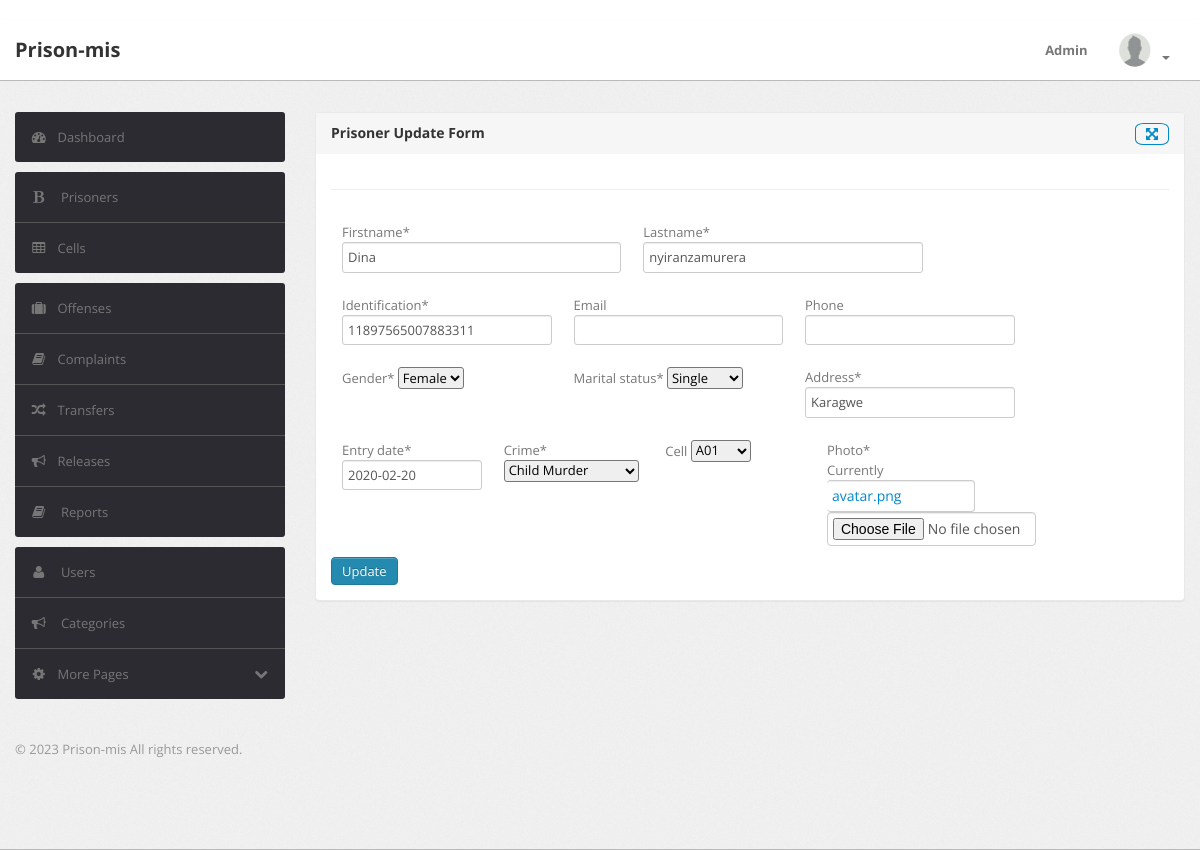
The app's page /prisoners/63/update/ (signed in), older data.
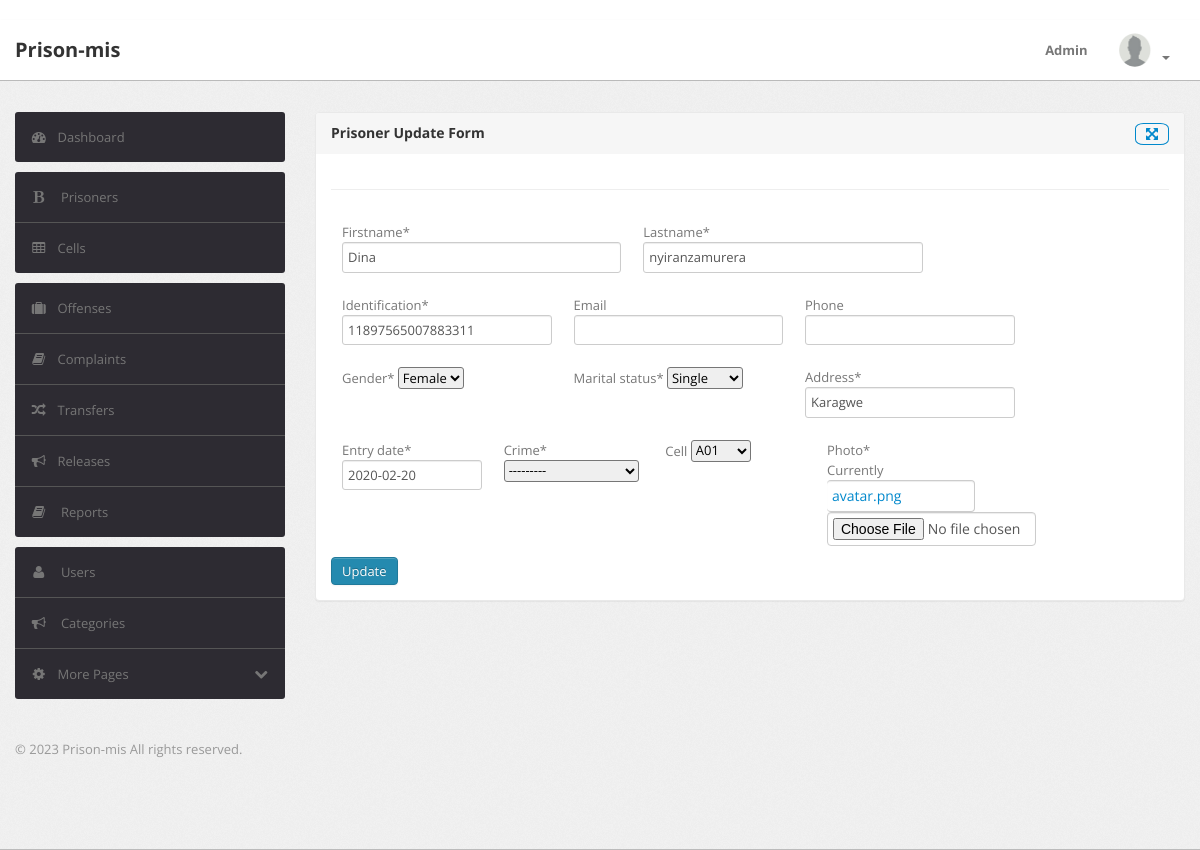
The same page, newer data.
### prisoners_app/models.py (models this page shows, shortened)
class Prisoner(models.Model):
    firstname = models.CharField(max_length=30, default='None')
    lastname = models.CharField(max_length=30, default='None')
    email = models.EmailField(null=True,blank=True)
    identification = models.IntegerField(max_length=16)
    phone = models.IntegerField(null=True,blank=True)
    crime = models.ForeignKey(Crime, on_delete=models.SET_NULL,null=True)
    cell = models.ForeignKey(Cell, on_delete=models.SET_NULL,null=True,blank=True)
    entry_date = models.DateField()
    release_date = models.DateField(null=True, blank=True)
    marital_status = models.TextField(max_length=10, choices = MARITAL_CHOICES)
    gender = models.TextField(max_length=10, choices = GENDER_CHOICES)
    address = models.CharField(max_length=20)
    status = models.CharField(max_length=10,choices=PRISONER_STATUS_CHOICES,default="INMATE",blank=True)
    photo = models.ImageField(upload_to='photos/', default='avatar.png')

### prisoners_app/views.py (the view, shortened to what this page needs)
# urls.py: path('<int:pk>/update/',prisoner_update_view,name='prisoner_update'),
@login_required
def prisoner_update_view(request,pk):
    prisoner = get_object_or_404(Prisoner,id=pk)
    p_form = Prisoner_Update_Form(instance=prisoner)
    context = {'p_form':p_form,'prisoner':prisoner}
    return render(request,'prisoner_update.html',context=context)

### prisoners_app/forms.py
class Prisoner_Update_Form(forms.ModelForm):
    entry_date = forms.DateField(widget=(DatePickerInput(attrs={'placeholder':' yyyy-mm-dd '})))
    class Meta:
        model = Prisoner
        fields = "__all__"

### prisoners_app/models.py (called while the page is built)
    def __str__(self):
        return self.name

    def __str__(self):
        return self.name

### prisoners_app/templates/prisoner_update.html (shortened to what this page needs)
{% extends 'base1.html' %}
{% load crispy_forms_tags %}
{% block content %}
<div class="module">
    <div class="module-head">
        <h3>
            <span>Prisoner Update Form</span>
            <a href="../" class="icon-fullscreen pull-right bordero" style="padding:0 10px;border-radius: 25%;"></a>
        </h3>
    </div>
    <div class="module-body"><hr>
        <form method="post" enctype="multipart/form-data">
            <div class="row" style="margin: 0;">
                <div class="col col-xs-4">{{p_form.firstname|as_crispy_field}}</div>
                <div class="col col-xs-4 ">{{p_form.lastname|as_crispy_field}}</div>
            </div>
            <div class="row" style="margin: 0;">
                <div class="col col-xs-3 ">{{p_form.identification|as_crispy_field}}</div>
                <div class="col col-xs-3 ">{{p_form.email|as_crispy_field}}</div>
                <div class="col col-xs-3 ">{{p_form.phone|as_crispy_field}}</div>
            </div>
            <div class="row" style="margin: 0;">
                <div class="col col-xs-3 ">{{p_form.gender|as_crispy_field}}</div>
                <div class="col col-xs-3 ">{{p_form.marital_status|as_crispy_field}}</div>
                <div class="col col-xs-3 ">{{p_form.address|as_crispy_field}}</div>
            </div>
            <div class="row" style="margin: 0;">
                <div class="col col-xs-2 ">{{p_form.entry_date|as_crispy_field}}</div>
                <div class="col col-xs-2 ">{{p_form.crime|as_crispy_field}}</div>
                <div class="col col-xs-2 ">{{p_form.cell|as_crispy_field}}</div>
                <div class="col col-xs-3 ">{{p_form.photo|as_crispy_field}}</div>
            </div>
            <button type="submit" class="btn btn-primary">Update</button>
        </form>
{% endblock %}

Row changes from the older to the newer data that the page shows:
changed Prisoner "Dina": crime "Child Murder" → "---------"
